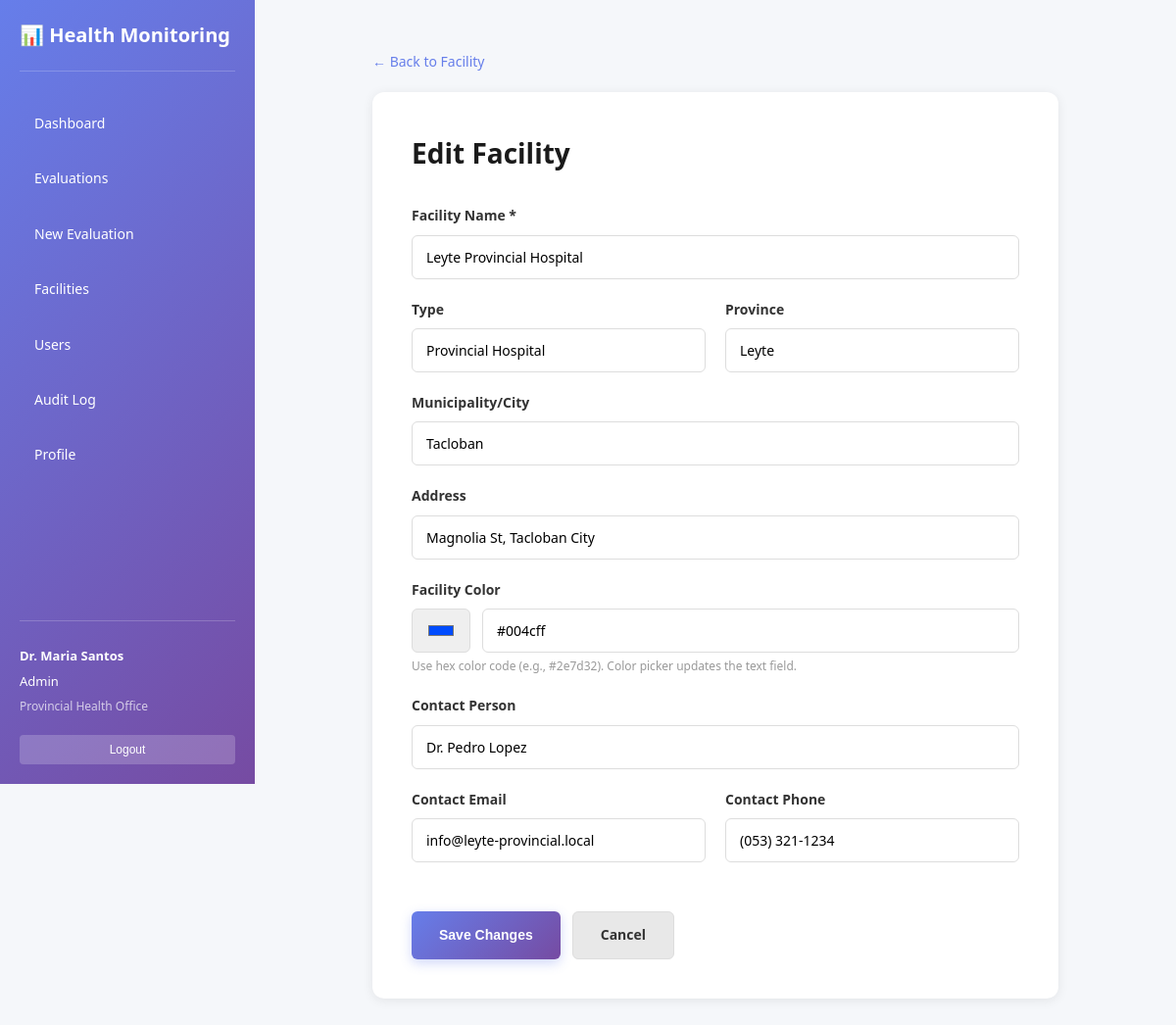
/edit-facility.php?id=1 (signed in), run on the app's committed database.
### tables this page shows
CREATE TABLE `facilities` (
  `id` int(11) NOT NULL,
  `name` varchar(255) NOT NULL,
  `facility_type` varchar(100) DEFAULT NULL,
  `province` varchar(100) DEFAULT NULL,
  `municipality` varchar(100) DEFAULT NULL,
  `address` text DEFAULT NULL,
  `contact_person` varchar(255) DEFAULT NULL,
  `contact_email` varchar(255) DEFAULT NULL,
  `contact_phone` varchar(20) DEFAULT NULL,
  `is_active` tinyint(1) DEFAULT 1,
  `created_at` timestamp NOT NULL DEFAULT current_timestamp(),
  `updated_at` timestamp NOT NULL DEFAULT current_timestamp() ON UPDATE current_timestamp(),
  `creator` int(11) DEFAULT NULL,
  `editor` int(11) DEFAULT NULL,
  `color_legend` text DEFAULT NULL
);

### config/BaseConfig.php (called while the page is built, shortened)
<?php
function asset($path = '') {
    return (BASE_PATH ?: '') . '/' . ltrim($path, '/');
}

### config/FacilityManager.php (called while the page is built, shortened)
<?php
class FacilityManager {
    private $db;
    private $table = 'facilities';
    public function __construct($db) {
        $this->db = $db;
    }
    public function getFacilityById($facility_id) {
        try {
            $query = "SELECT * FROM " . $this->table . " WHERE id = ?";
            $stmt = $this->db->prepare($query);
            $stmt->execute([$facility_id]);
            return $stmt->fetch();
        } catch (PDOException $e) {
            error_log("Get Facility Error: " . $e->getMessage());
            return null;
        }
    }
}
?>

### edit-facility.php (the view, shortened to what this page needs)
<?php
require_once __DIR__ . '/config/BaseConfig.php';
require_once 'config/FacilityManager.php';
$id = isset($_GET['id']) ? (int)$_GET['id'] : 0;
try {
    $database = new Database();
    $db = $database->connect();
    $manager = new FacilityManager($db);
    $facility = $manager->getFacilityById($id);
} catch (Exception $e) {
    $facility = null;
}
?>
<!DOCTYPE html>
<html lang="en">
<head>
    <link rel="stylesheet" href="<?php echo asset('css/styles.css'); ?>">
</head>
<body>
    <div class="dashboard-container">
        <?php include __DIR__ . '/includes/sidebar.php'; ?>
        <div class="main-content">
            <div class="container">
                <a class="back-link" href="view-facility.php?id=<?php echo $id; ?>">← Back to Facility</a>
        <div class="card">
            <h1>Edit Facility</h1>
            <form method="POST">
                <div class="form-group">
                    <label for="name">Facility Name *</label>
                    <input type="text" id="name" name="name" required value="<?php echo htmlspecialchars($facility['name']); ?>">
                </div>
                <div class="form-row">
                    <div class="form-group">
                        <label for="facility_type">Type</label>
                        <input type="text" id="facility_type" name="facility_type" value="<?php echo htmlspecialchars($facility['facility_type'] ?? ''); ?>">
                    </div>
                    <div class="form-group">
                        <label for="province">Province</label>
                        <input type="text" id="province" name="province" value="<?php echo htmlspecialchars($facility['province'] ?? ''); ?>">
                    </div>
                </div>
                <div class="form-group">
                    <label for="municipality">Municipality/City</label>
                    <input type="text" id="municipality" name="municipality" value="<?php echo htmlspecialchars($facility['municipality'] ?? ''); ?>">
                </div>
                <div class="form-group">
                    <label for="address">Address</label>
                    <input type="text" id="address" name="address" value="<?php echo htmlspecialchars($facility['address'] ?? ''); ?>">
                </div>
                <div class="form-group">
                    <label for="color_legend">Facility Color</label>
                    <div style="display: flex; gap: 12px; align-items: center;">
                        <input type="color" id="color_legend_picker" name="color_legend_display" value="<?php echo htmlspecialchars($facility['color_legend'] ?? '#2e7d32'); ?>" style="width: 60px; height: 45px; cursor: pointer; border: 1px solid #ddd; border-radius: 6px;">
                        <input type="text" id="color_legend" name="color_legend" value="<?php echo htmlspecialchars($facility['color_legend'] ?? '#2e7d32'); ?>" placeholder="#2e7d32" style="flex: 1;" pattern="^#[0-9A-Fa-f]{6}$">
                    </div>
                    <div class="form-help">Use hex color code (e.g., #2e7d32). Color picker updates the text field.</div>
                </div>
                <div class="form-group">
                    <label for="contact_person">Contact Person</label>
                    <input type="text" id="contact_person" name="contact_person" value="<?php echo htmlspecialchars($facility['contact_person'] ?? ''); ?>">
                </div>
                <div class="form-row">
                    <div class="form-group">
                        <label for="contact_email">Contact Email</label>
                        <input type="email" id="contact_email" name="contact_email" value="<?php echo htmlspecialchars($facility['contact_email'] ?? ''); ?>">
                    </div>
                    <div class="form-group">
                        <label for="contact_phone">Contact Phone</label>
                        <input type="text" id="contact_phone" name="contact_phone" value="<?php echo htmlspecialchars($facility['contact_phone'] ?? ''); ?>">
                    </div>
                </div>
                <div class="btn-group">
                    <button type="submit" class="btn btn-primary">Save Changes</button>
                    <a href="view-facility.php?id=<?php echo $id; ?>" class="btn btn-secondary">Cancel</a>
                </div>
            </form>
            </div>
        </div>
    </div>
</body>
</html>

### css/styles.css (style rules this page uses)
:root { --primary-color: #667eea; --primary-gradient: linear-gradient(135deg, #667eea 0%, #764ba2 100%); --secondary-color: #764ba2; --text-color: #333; --text-light: #666; --text-lighter: #999; --border-color: #ddd; --border-light: #eee; --bg-light: #f5f5f5; --bg-lighter: #f9f9f9; --bg-page: #f5f7fa; --success-color: #4caf50; --error-color: #f44336; --warning-color: #ff9800; --info-color: #2196f3; }
* { margin: 0; padding: 0; box-sizing: border-box; }
html { scroll-behavior: smooth; }
body { font-family: 'Segoe UI', Tahoma, Geneva, Verdana, sans-serif; color: var(--text-color); background: var(--bg-page); line-height: 1.6; }
h1, h2, h3, h4, h5, h6 { font-weight: 600; margin-bottom: 0.5em; }
h1 { font-size: 32px; }
a { color: var(--primary-color); text-decoration: none; transition: color 0.2s; }
.btn { display: inline-block; padding: 10px 20px; border: none; border-radius: 4px; cursor: pointer; font-size: 14px; font-weight: 600; transition: all 0.3s; text-decoration: none; text-align: center; }
.btn-primary { background: var(--primary-gradient); color: white; }
.btn-secondary { background: var(--bg-light); color: var(--text-color); border: 1px solid var(--border-color); }
.form-group { margin-bottom: 20px; }
.form-group label { display: block; margin-bottom: 8px; font-weight: 600; font-size: 14px; color: var(--text-color); }
input[type="text"], input[type="email"], input[type="password"], input[type="number"], input[type="date"], input[type="time"], input[type="datetime-local"], select, textarea { width: 100%; padding: 12px; border: 1px solid var(--border-color); border-radius: 4px; font-size: 14px; font-family: inherit; transition: border-color 0.2s, box-shadow 0.2s; }
.card { background: white; border-radius: 8px; box-shadow: 0 2px 8px rgba(0, 0, 0, 0.1); transition: box-shadow 0.3s; }
.dashboard-container { display: flex; min-height: 100vh; }
.main-content { margin-left: 260px; width: 100%; min-height: 100vh; padding: 30px 30px 30px 30px; background: var(--bg-page); }

### edit-facility.php (style rules this page uses)
* { box-sizing: border-box; }
body { font-family: 'Segoe UI', Tahoma, Geneva, Verdana, sans-serif; background: #f5f7fa; padding: 20px; margin: 0; }
.container { max-width: 700px; margin: 0 auto; }
.card { background: white; padding: 40px; border-radius: 12px; box-shadow: 0 2px 12px rgba(0,0,0,0.08); margin-bottom: 20px; }
.card h1 { margin: 0 0 30px 0; color: #1a1a1a; font-size: 28px; font-weight: 600; }
.form-group { margin-bottom: 20px; }
.form-group label { display: block; margin-bottom: 8px; font-weight: 600; color: #333; font-size: 14px; }
.form-group input, .form-group select, .form-group textarea { width: 100%; padding: 12px 14px; border: 1px solid #ddd; border-radius: 6px; font-size: 14px; font-family: inherit; transition: all 0.2s ease; }
.form-row { display: grid; grid-template-columns: 1fr 1fr; gap: 20px; }
.form-help { font-size: 12px; color: #999; margin-top: 4px; }
.btn { padding: 12px 28px; border: none; border-radius: 6px; cursor: pointer; font-size: 14px; font-weight: 600; text-decoration: none; display: inline-block; transition: all 0.2s ease; }
.btn-primary { background: linear-gradient(135deg, #667eea, #764ba2); color: white; box-shadow: 0 4px 12px rgba(102, 126, 234, 0.3); }
.btn-secondary { background: #e8e8e8; color: #333; border: 1px solid #ddd; }
.btn-group { display: flex; gap: 12px; margin-top: 30px; }
.back-link { color: #667eea; text-decoration: none; display: inline-block; margin-bottom: 20px; font-weight: 500; font-size: 14px; transition: color 0.2s ease; }

### data on the page
facilities: name "Leyte Provincial Hospital", facility_type "Provincial Hospital", province "Leyte", municipality "Tacloban", address "Magnolia St, Tacloban City", color_legend_display "#004cff", color_legend "#004cff", contact_person "Dr. Pedro Lopez", contact_email "info@leyte-provincial.local", contact_phone "(053) 321-1234"

### other printed values
$nav['label'] "Dashboard"
$nav['label'] "Evaluations"
$nav['label'] "New Evaluation"
$nav['label'] "Facilities"
$nav['label'] "Users"
$nav['label'] "Audit Log"
$nav['label'] "Profile"
$user['full_name'] "Dr. Maria Santos"
$current_role "Admin"
